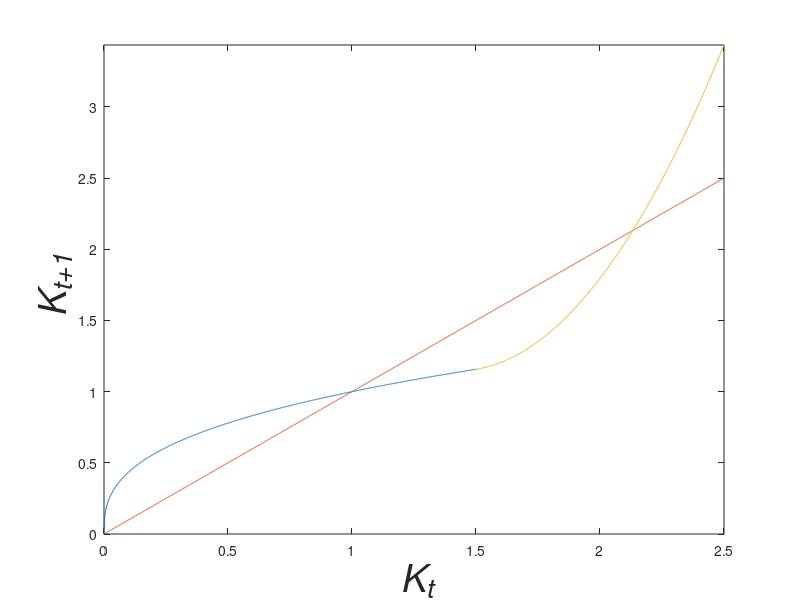

The MATLAB script that drew this image: (Note: this script raises an error after producing the figure.)
%this computes and studies the 2nd order approximation to the policy rule
%for capital in the neoclassical model.

close all
clear all

figure
k=0:.001:1.5;
KK=1.5:.001:2.5;
kk=[k KK];
%y=a+b*x+c*x^2
%KK(1)^.36=a+b*KK(1)+c*KK(1)^2
%derivative: b+2*c*x
%.36*KK(1)^(.36-1)
%.36*KK(1)^(.36-1)=b+2*c*KK(1)

c=2;
%fix c and then 
b=0.36*KK(1)^(0.36-1)-2*c*KK(1);
a = KK(1)^.36-b*KK(1)-c*KK(1)^2;
tt=1:length(k);
plot(k,k.^.36,kk,kk,KK,a+b*KK+c*KK.^2)
axis tight
xlabel('\it K_{t}','Fontsize',28)
ylabel('\it K_{t+1}','Fontsize',28)


alpha=0.36;
beta=0.99;
delta=.02;
rho=0.95;
Ve=.01^2;
lg=0;

gamma=2;
[gklin, galin, gelin, gsiglin, gkklin, gaalin, geelin, gsigsiglin, gkalin, gkelin, gksiglin, gaelin, ...
        gasiglin, gesiglin, ksslin] = second(alpha,beta,delta,gamma,rho,Ve,lg);
    
lg=1;
gamma=2;
[gk, ga, ge, gsig, gkk, gaa, gee, gsigsig, gka, gke, gksig, gae, ...
        gasig, gesig, kss] = second(alpha,beta,delta,gamma,rho,Ve,lg);
    
yy=[];
yp=[];
yplin=[];
yy=-500:.1:5;
for ii = 1:length(yy)
    yplin(ii) = gklin*yy(ii) + gsiglin + (1/2)*gkklin*(yy(ii))^2 + gsigsiglin ...
        + gksiglin*yy(ii) ;
end
figure    
plot(yy,yplin-yy,yy,yy-yy)
axis tight

figure
    
yy=[];
yp=[];
yplin=[];
yy=-7:.001:.1;
yy=-5:.001:.1;
for ii = 1:length(yy)
    yp(ii) = gk*yy(ii) + gsig + (1/2)*(gkk*yy(ii)^2 + gsigsig) + gksig*yy(ii) ;
    yplin(ii) = gklin*(exp(yy(ii)+kss)-ksslin) + gsiglin + (1/2)*gkklin*(exp(yy(ii)+kss)-ksslin)^2 + gsigsiglin ...
        + gksiglin*(exp(yy(ii)+kss)-ksslin) ;
end


figure
plot(exp(yy+kss),exp(yp+kss),exp(yy+kss),yplin+ksslin,exp(yy+kss),exp(yy+kss),'--')
legend('log linear','linear','45 degree')
title('Comparing Two Second Order Approximations','Fontsize',28)
ylabel('actual capital stock, K'', next period','Fontsize',28)
xlabel('actual K','Fontsize',28)
axis tight

yy=[];
yp=[];
yplin=[];
yy=2:.001:3.01;
for ii = 1:length(yy)
    yp(ii) = gk*yy(ii) + gsig + (1/2)*(gkk*yy(ii)^2 + gsigsig) + gksig*yy(ii) ;
    yplin(ii) = gklin*(exp(yy(ii)+kss)-ksslin) + gsiglin + (1/2)*gkklin*(exp(yy(ii)+kss)-ksslin)^2 + gsigsiglin ...
        + gksiglin*(exp(yy(ii)+kss)-ksslin) ;
end

figure
plot(exp(yy+kss),exp(yp+kss),exp(yy+kss),yplin+ksslin,exp(yy+kss),exp(yy+kss),'--')
legend('log linear','linear','45 degree')
title('Comparing Two Second Order Approximations','Fontsize',28)
ylabel('actual capital stock, K'', next period','Fontsize',28)
xlabel('actual K','Fontsize',28)
axis tight

yy=[];
yp=[];
yplin=[];
yy=-.1:.001:3;
a=2*sqrt(Ve/(1-rho^2));
aa=4*sqrt(Ve/(1-rho^2));
for ii = 1:length(yy)
    ypa(ii) = gk*yy(ii) + ge*a + (1/2)*(gkk*yy(ii)^2 + gee*a^2 + gsigsig) + gksig*yy(ii) ;
    ypaa(ii) = gk*yy(ii) + ge*aa + (1/2)*(gkk*yy(ii)^2 + gee*aa^2 + gsigsig) + gksig*yy(ii) ;
    yp(ii) = gk*yy(ii) + (1/2)*(gkk*yy(ii)^2 + gsigsig) + gksig*yy(ii) ;
    yplin(ii) = gklin*(exp(yy(ii)+kss)-ksslin) + gsiglin + (1/2)*(gkklin*(exp(yy(ii)+kss)-ksslin)^2 + gsigsiglin) ...
        + gksiglin*(exp(yy(ii)+kss)-ksslin) ;
end

[Ylin,Ilin]=min(abs(yplin-(exp(yy+kss)-ksslin)));
[Y,II]=min(abs((yp-yy)./yy));
ix=0;
ixa=0;
ixaa=0;
IF=[];
IFa=[];
IFaa=[];
for ii = 2:length(yp)
    if (yp(ii)-yy(ii))*(yp(ii-1)-yy(ii-1))<0
        ix=ix+1;
        IF(ix)=ii;
    end
    if (ypa(ii)-yy(ii))*(ypa(ii-1)-yy(ii-1))<0
        ixa=ixa+1;
        IFa(ixa)=ii;
    end
    if (ypaa(ii)-yy(ii))*(ypaa(ii-1)-yy(ii-1))<0
        ixaa=ixaa+1;
        IFaa(ixaa)=ii;
    end
end

if ix > 2
    error('fatal (run): something very wrong')
end

figure
tt=1:length(yp);
plot(yy,ypa-yy,yy,ypaa-yy,yy,yp-yy,yy,zeros(length(yy),1),yy(IF),yp(IF)-yy(IF),'*',yy(IFa),ypa(IFa)-yy(IFa),'*',yy(IFaa),ypaa(IFaa)-yy(IFaa),'*')
axis tight
title('Second order approximation of policy rule for log-linear capital','Fontsize',28)
ylabel('\it k_{t+1} - k_{t}','Fontsize',28)
xlabel('\it k_{t} - k*','Fontsize',28)

figure
ts=1:20;
numsim=30;

e=zeros(length(ts),1);
ys=zeros(length(ts),numsim);
yf=zeros(length(ts),numsim);
a=zeros(length(ts),numsim);
ct=6;
plt=0;
for jj = 1:numsim
    a(1,jj)=ct*sqrt(Ve);
    ys(1,jj) = ge*a(1,jj) + (1/2)*(gee*a(1,jj)^2 + gsigsig) ;
    yf(1,jj) = ge*a(1,jj)  ;
    for ii = 2:length(ts)
        a(ii,jj)=rho*a(ii-1,jj)+ct*randn*sqrt(Ve);
        ys(ii,jj) = gk*ys(ii-1,jj) + ge*a(ii,jj) + (1/2)*(gkk*ys(ii-1,jj)^2 + gee*a(ii,jj)^2 + gsigsig) + gksig*ys(ii-1,jj) ;
        yf(ii,jj) = gk*yf(ii-1,jj) + ge*a(ii,jj)  ;
    end
    if plt == 1
    plot(ts,ys(:,jj),ts,yf(:,jj),'*')
    legend('second order','first order')
    axis tight
    pause(1)
    end
end

mys=mean(ys');
myf=mean(yf');

plot(exp(yy+kss),exp(yp+kss),exp(yy+kss),yplin+ksslin,exp(yy+kss),exp(yy+kss),'--')
legend('log linear','linear','45 degree')
title('Comparing Two Second Order Approximations','Fontsize',28)
ylabel('actual capital stock, K'', next period','Fontsize',28)
xlabel('actual K','Fontsize',28)
axis tight

   
gamma=20;
[gk2, ga2, ge2, gsig2, gkk2, gaa2, gee2, gsigsig2, gka2, gke2, gksig2, gae2, ...
        gasig2, gesig2, kss2] = second(alpha,beta,delta,gamma,rho,Ve,lg);
   
fprintf('gk = %6.2f, ga = %6.2f, ge = %6.2f, gsig = %6.2f\n',gk,ga,ge,gsig)
fprintf('gkk = %6.2f, gaa = %6.2f, gee = %6.2f, gsigsig = %6.2f, gka = %6.2f\n',gkk,gaa,gee,gsigsig,gka)
fprintf('gke = %6.2f, gksig = %6.2f, gae = %6.2f, gasig = %6.2f, gesig = %6.2f, kss = %6.2f\n',gke,gksig ...
    ,gae,gasig,gesig,kss)

%The solution is of this form:
%
% g = kss + gk*(k - kss) + ga*a_1 + ge*epsilon + gsig*sig ...
%     + (1/2)*(gkk*(k - kss)^2 + gaa*a_1^2 + gee*epsilon^2 + gsigsig*sig^2) ...
%     + gka*(k - kss)*a_1 + gke*(k - kss)*epsilon + gksig*(k - kss)*sig ...
%     + gae*a_1*epsilon + gasig*a_1*sig + gesig*epsilon*sig ;
%
% Under this arrangement, the state includes epsilon and a_1. 
% However, intuition suggests that only current a needs to be in the state.
% We now show how to confirm this.
%
% Here, a=rho*a_1 + epsilon.
%
% if ga=rho*ge, then ga*a_1 + ge*epsilon = ge*(rho*a_1 + epsilon)=ge*a,
% so we check this condition across ga, ge, rho.
%
% Consider:
%
%    gee*a^2 = gee*(rho*a_1+epsilon)^2 = gee*(rho^2*a_1^2 + epsilon^2 +
%       2*rho*a_1*epsilon) 
%        = gee*rho^2*a_1^2 + gee*epsilon^2 + 2*gee*rho*a_1*epsilon.
% so,
%     (1/2)*gee*a^2 = (1/2)*gee*rho^2*a_1^2 + (1/2)*gee*epsilon^2 + gee*rho*a_1*epsilon.
%
% Thus, we expect gee*rho^2=gaa, gae=gee*rho
% Also, suppose gka=rho*gke. Then,
%  gka*(k - kss)*a_1 + gke*(k - kss)*epsilon = rho*gke*(k - kss)*a_1 + gke*(k - kss)*epsilon = gke*((k - kss)*rho*a_1 + (k - kss)*epsilon)
%  = gke*(k - kss)*a
% Finally, suppose gasig=rho*gesig. Then,
%     gasig*a_1*sig + gesig*epsilon*sig = gesig*(rho*a_1*sig + epsilon*sig)=gesig*a*sig


if abs(ga/ge-rho) > .1e-10 || abs(gee*rho^2-gaa) > .1e-10 || abs(gae-gee*rho) > .1e-10 || abs(gka-rho*gke) > .1e-10 || abs(gasig-rho*gesig) > .1e-10
    error('fatal (run) policy rule parameters do not satisfy expected conditions')
end

% thus, we can write:
%
% g = kss + gk*(k - kss) + ge*a + gsig*sig ...
%     + (1/2)*(gkk*(k - kss)^2 + gee*a^2 + gsigsig*sig^2) ...
%     + gke*(k - kss)*a + gksig*(k - kss)*sig + gesig*a*sig
%
% or, setting y=k-kss, yp = y in next period:
%
% yp = gk*y + ge*a + gsig*sig + (1/2)*(gkk*y^2 + gee*a^2 + gsigsig*sig^2) + gke*y*a + gksig*y*sig + gesig*a*sig

figure
yy=[];
yp=[];
yy=-.00007:.000001:.001;
for ii = 1:length(yy)
    yp(ii) = gk*yy(ii) + gsig + (1/2)*(gkk*yy(ii)^2 + gsigsig) + gksig*yy(ii) ;
end

[Y,I]=min(abs(yy));
[YY,II]=min(abs(yy-yp));

tt=[];
tt=I-5:I+5;
tt=1:length(yy);
plot(exp(yy(tt)+kss),exp(yp(tt)+kss),exp(yy(tt)+kss),exp(yy(tt)+kss),'--',exp(yy(I)+kss),exp(yp(I)+kss),'*',exp(yy(II)+kss),exp(yp(II)+kss),'*')
legend('policy rule','45 degree line')
title(' Policy Rule in Neighborhood of Steady State','Fontsize',28)
ylabel('{exp(k'')} ','Fontsize',28)
xlabel('{exp(k)}','Fontsize',28)
axis tight

figure
yy=[];
yp=[];
yy=-.00007:.00001:.001;
yy=-10:.01:2.8;
for ii = 1:length(yy)
    yp(ii) = gk*yy(ii) + gsig + (1/2)*(gkk*yy(ii)^2 + gsigsig) + gksig*yy(ii) ;
end

[Y,I]=min(abs(yy));
[YY,II]=min(abs(yy-yp));
tt=[];
tt=I-5:I+5;
tt=1:length(yy);
%plot(exp(yy(tt)+kss),exp(yp(tt)+kss),exp(yy(I)+kss),exp(yp(I)+kss),'*',exp(yy(tt)+kss),exp(yy(tt)+kss))
plot(exp(yy(tt)+kss),exp(yp(tt)+kss)-exp(yy(tt)+kss),exp(yy(I)+kss),exp(yp(I)+kss)-exp(yy(I)+kss),'*',exp(yy(tt)+kss),zeros(length(tt),1))
ylabel('exp(k'') - exp(k)','Fontsize',28)
xlabel('exp(k)','Fontsize',28)
title(' exp(k'') - exp(k) against exp(k)','Fontsize',28)
axis tight

figure
subplot(211)
yy=[];
yp=[];
yy=-.00007:.00001:.001;
yy=-5:.001:3;
yy=-.5:.001:3;
yy=-48:.001:1;
for ii = 1:length(yy)
    yp(ii) = gk*yy(ii) + gsig + (1/2)*(gkk*yy(ii)^2 + gsigsig) + gksig*yy(ii) ;
end
plot(yy+kss,yp+kss,yy+kss,yy+kss)
ylabel('\it k_{t+1} - \it k_{t}','Fontsize',28)
xlabel('\it k_{t}','Fontsize',28)
title('Policy rule, holding {\it a_t = 0}, for capital stock, exp({\it k_t}), and log, capital stock, {\it k_t}','Fontsize',28)
axis tight
subplot(212)
plot(exp(yy+kss),exp(yp)-exp(yy),exp(yy+kss),yy-yy)
ylabel('exp(\it k_{t+1})-exp(\it k_{t})','Fontsize',28)
xlabel('exp(\it k_{t})','Fontsize',28)
axis tight

pltt(gkk,gsigsig,gkk2,gsigsig2,gee,gee2);

Ve=.10^2;

[gk, ga, ge, gsig, gkk, gaa, gee, gsigsig, gka, gke, gksig, gae, ...
        gasig, gesig, kss] = second(alpha,beta,delta,gamma,rho,Ve,lg);

fprintf('gk = %6.2f, ga = %6.2f, ge = %6.2f, gsig = %6.2f\n',gk,ga,ge,gsig)
fprintf('gkk = %6.2f, gaa = %6.2f, gee = %6.2f, gsigsig = %6.2f, gka = %6.2f\n',gkk,gaa,gee,gsigsig,gka)
fprintf('gke = %6.2f, gksig = %6.2f, gae = %6.2f, gasig = %6.2f, gesig = %6.2f, kss = %6.2f\n',gke,gksig ...
    ,gae,gasig,gesig,kss)



